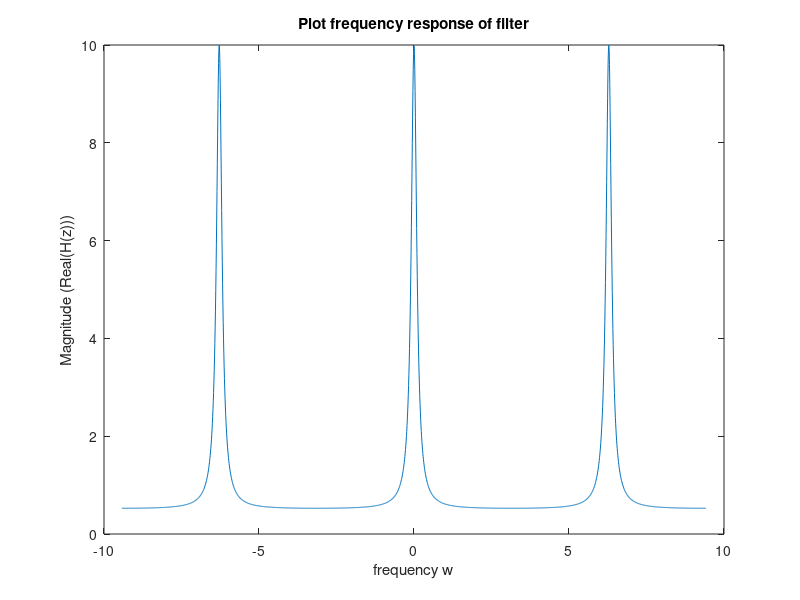

MATLAB code for this plot:
N = 1; 
D = [1 -0.9]; 
w = -3*pi:0.01:3*pi; 
[h,w] = freqz(N,D,w);
plot(w,real(h)); 
title("Plot frequency response of filter"); 
xlabel("frequency w");
ylabel("Magnitude (Real(H(z)))");
